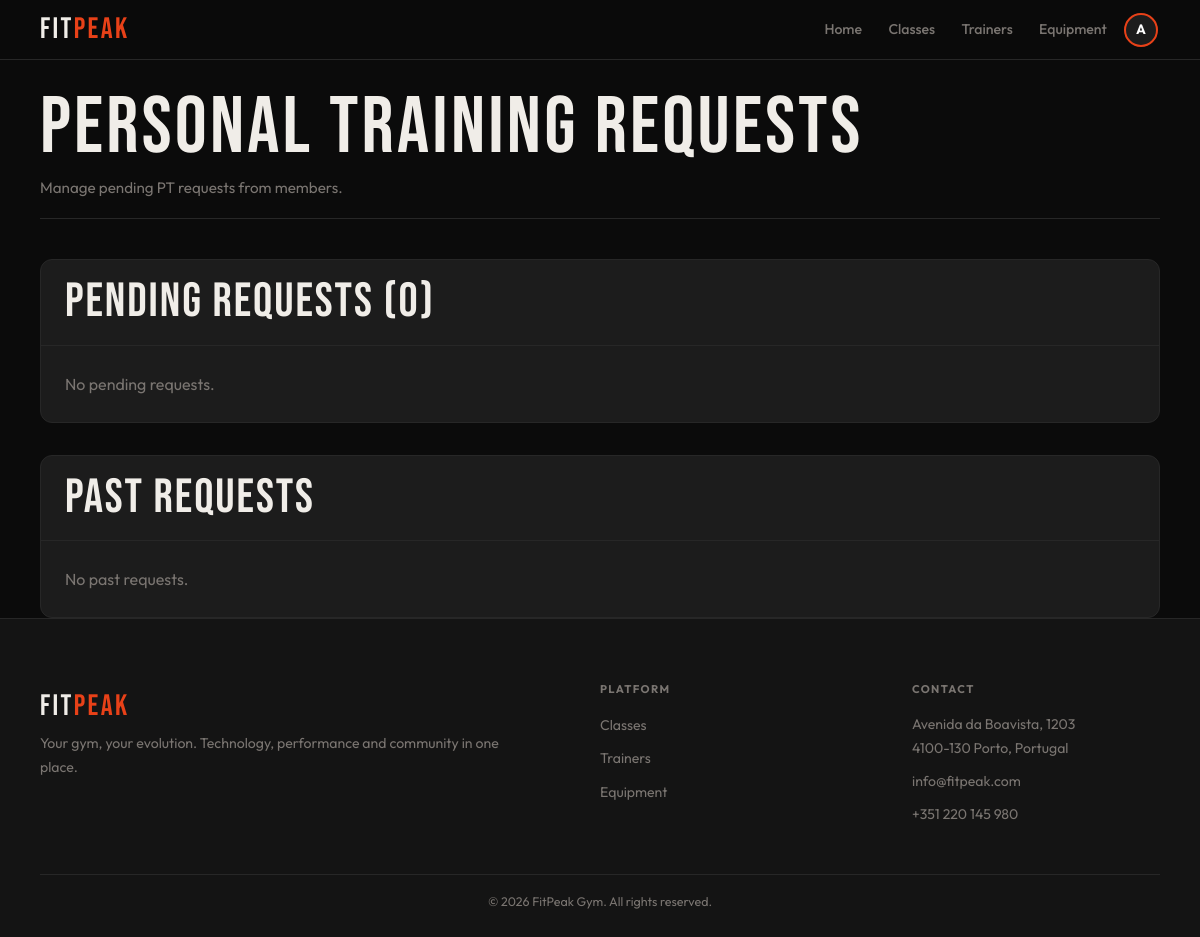
The app's page /trainer/pt_requests.php (signed in), older data.
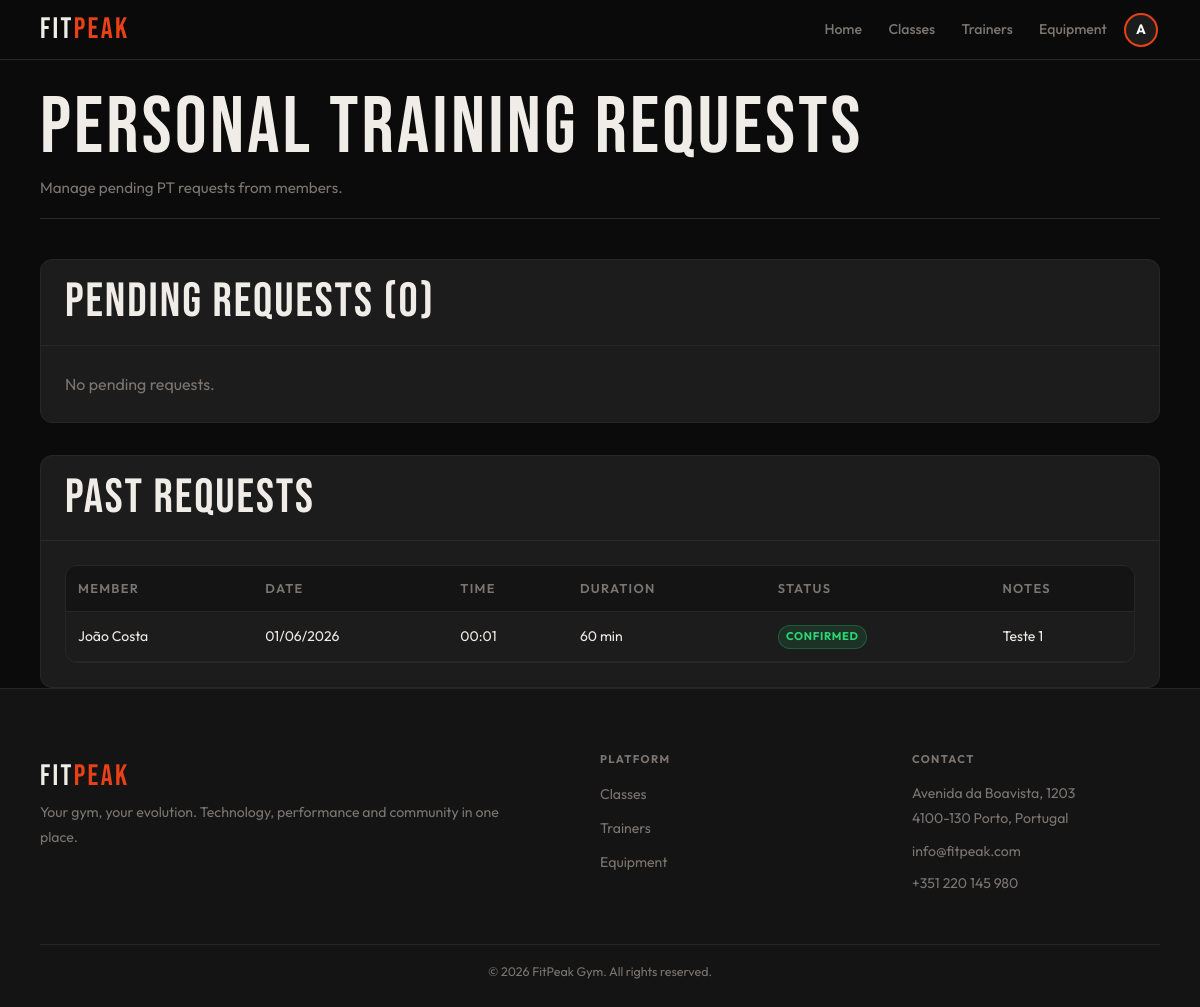
The same page, newer data.
### tables this page shows
CREATE TABLE personal_bookings (
    id INTEGER PRIMARY KEY AUTOINCREMENT,
    member_id INTEGER NOT NULL,
    trainer_id INTEGER NOT NULL,
    booking_date DATE NOT NULL,
    start_time TEXT NOT NULL,
    duration_min INTEGER DEFAULT 60,
    status TEXT DEFAULT 'pending' CHECK(status IN ('pending','confirmed','cancelled')),
    notes TEXT,
    created_at DATETIME DEFAULT CURRENT_TIMESTAMP,
    FOREIGN KEY(member_id) REFERENCES users(id) ON DELETE CASCADE,
    FOREIGN KEY(trainer_id) REFERENCES users(id) ON DELETE CASCADE
);

CREATE TABLE users (
    id INTEGER PRIMARY KEY AUTOINCREMENT,
    name TEXT NOT NULL,
    username TEXT UNIQUE NOT NULL,
    email TEXT UNIQUE NOT NULL,
    password TEXT NOT NULL,
    role TEXT NOT NULL DEFAULT 'member' CHECK(role IN ('member','trainer','admin')),
    photo TEXT DEFAULT NULL,
    active INTEGER NOT NULL DEFAULT 1,
    created_at DATETIME DEFAULT CURRENT_TIMESTAMP
, is_admin INTEGER NOT NULL DEFAULT 0);

### db/personal_bookings.php (called while the page is built, shortened)
<?php
function getTrainerPendingRequests($pdo, $trainerId) {
    $stmt = $pdo->prepare("
        SELECT pb.*, u.name AS member_name, u.email AS member_email
        FROM personal_bookings pb
        JOIN users u ON pb.member_id = u.id
        WHERE pb.trainer_id = ? AND pb.status = 'pending'
        ORDER BY pb.booking_date ASC, pb.start_time ASC
    ");
    $stmt->execute([$trainerId]);
    return $stmt->fetchAll(PDO::FETCH_ASSOC);
}
function getTrainerPastRequests($pdo, $trainerId, $limit = 10) {
    $stmt = $pdo->prepare("
        SELECT pb.*, u.name AS member_name
        FROM personal_bookings pb
        JOIN users u ON pb.member_id = u.id
        WHERE pb.trainer_id = ? AND pb.status IN ('confirmed', 'cancelled')
        ORDER BY pb.booking_date DESC, pb.start_time DESC
        LIMIT ?
    ");
    $stmt->execute([$trainerId, $limit]);
    return $stmt->fetchAll(PDO::FETCH_ASSOC);
}

### trainer/pt_requests.php (the view, shortened to what this page needs)
<?php
require_once '../includes/header.php';
require_once '../includes/footer.php';
require_once '../db/personal_bookings.php';
$pdo = getDatabaseConnection();
$trainerId = $_SESSION['user_id'];
$pendingRequests = getTrainerPendingRequests($pdo, $trainerId);
$pastRequests = getTrainerPastRequests($pdo, $trainerId, 10);
output_header('pt_requests.css');
?>
<main class="main">
    <div class="container">
        <header class="page-header">
            <h1>Personal Training Requests</h1>
            <p>Manage pending PT requests from members.</p>
        </header>
        <div class="card">
            <div class="card-head">
                <h2>Pending Requests (<?= count($pendingRequests) ?>)</h2>
            </div>
            <div class="card-body">
                <?php if (empty($pendingRequests)): ?>
                    <p class="text-muted">No pending requests.</p>
                <?php endif; ?>
            </div>
        </div>
        <div class="card" id ="past-requests">
            <div class="card-head">
                <h2>Past Requests</h2>
            </div>
            <div class="card-body">
                <?php if (empty($pastRequests)): ?>
                    <p class="text-muted">No past requests.</p>
                <?php else: ?>
                    <div class="table-wrap">
                        <table class="requests-table">
                            <thead><tr><th>Member</th><th>Date</th><th>Time</th><th>Duration</th><th>Status</th><th>Notes</th></tr></thead>
                            <tbody>
                                <?php foreach ($pastRequests as $req): ?>
                                    <tr>
                                        <td><?= htmlspecialchars($req['member_name']) ?></td>
                                        <td><?= date('d/m/Y', strtotime($req['booking_date'])) ?></td>
                                        <td><?= htmlspecialchars($req['start_time']) ?></td>
                                        <td><?= $req['duration_min'] ?> min</td>
                                        <td><?= $req['status'] === 'confirmed' ? '<span class="badge badge-success">Confirmed</span>' : '<span class="badge badge-danger">Cancelled</span>' ?></td>
                                        <td><?= htmlspecialchars($req['notes'] ?: '—') ?></td>
                                    </tr>
                                <?php endforeach; ?>
                            </tbody>
                        </table>
                    </div>
                <?php endif; ?>
            </div>
        </div>
    </div>
</main>
<?php output_footer(); ?>

### includes/header.php (shortened to what this page needs)
<?php
if (!function_exists('output_header')) {
    function output_header($pageCss) {
        $loggedIn = isset($_SESSION['user_id']);
        $userName = $_SESSION['user_name'] ?? '';
        $userRole = $_SESSION['role'] ?? '';
        $userPhoto = $_SESSION['user_photo'] ?? null;
        $userIsAdmin = !empty($_SESSION['is_admin']) || $userRole === 'admin';
        $currentPath = $_SERVER['PHP_SELF'] ?? '';
        $isAdminArea = strpos($currentPath, '/admin/') !== false;
        $avatarHtml = '';
        if ($loggedIn) {
            $initial = strtoupper(substr($userName, 0, 1));
            if (!empty($userPhoto)) {
                $avatarHtml = '<img src="' . htmlspecialchars($userPhoto) . '" alt="' . htmlspecialchars($userName) . '" class="avatar-img">';
            } else {
                $avatarHtml = '<span class="avatar-initial">' . htmlspecialchars($initial) . '</span>';
            }
        }
        if ($loggedIn && $isAdminArea && $userIsAdmin) {
            $headerArea = 'admin';
        } elseif ($loggedIn && $userRole === 'member') {
            $headerArea = 'member';
        } elseif ($loggedIn && $userRole === 'trainer') {
            $headerArea = 'trainer';
        } elseif ($loggedIn && $userRole === 'admin') {
            $headerArea = 'admin';
        } else {
            $headerArea = 'public';
        }
        if ($headerArea === 'member') {
            $logoLink = '../member/dashboard.php';
            $profileLink = '../member/profile.php';
        } elseif ($headerArea === 'trainer') {
            $logoLink = '../trainer/dashboard.php';
        } elseif ($headerArea === 'admin') {
            $logoLink = '../admin/dashboard.php';
            $profileLink = '../admin/profile.php';
        } else {
            $logoLink = '../index.php';
            $profileLink = '../pages/login.php';
        }
?>
<!DOCTYPE html>
<html lang="en">
<head>
    <link rel="stylesheet" href="../css/base.css">
    <link rel="stylesheet" href="../css/components.css">
    <link rel="stylesheet" href="../css/pages/<?= htmlspecialchars($pageCss) ?>">
</head>
<body>
<header>
    <nav class="navbar" aria-label="Main navigation">
        <a href="<?= htmlspecialchars($logoLink) ?>" class="logo">FIT<span>PEAK</span></a>
        <ul class="nav-menu">
            <?php if ($headerArea === 'member'): ?>
                <li><a href="../member/dashboard.php">Home</a></li>
                <li><a href="../member/classes.php">Classes</a></li>
                <li><a href="../member/trainers.php">Trainers</a></li>
                <li><a href="../member/equipment.php">Equipment</a></li>
                <?php if ($userIsAdmin): ?>
                    <li><a href="../pages/choose_area.php" class="nav-login">Switch Area</a></li>
                <?php endif; ?>
                <li class="nav-avatar">
                    <a href="../member/profile.php" class="avatar-link" title="My Profile">
                        <div class="avatar">
                            <?= $avatarHtml ?>
                        </div>
                    </a>
                </li>
            <?php elseif ($headerArea === 'trainer'): ?>
                <li><a href="../trainer/dashboard.php">Home</a></li>
                <li><a href="../trainer/classes.php">Classes</a></li>
                <li><a href="../trainer/trainers.php">Trainers</a></li>
                <li><a href="../trainer/equipment.php">Equipment</a></li>
                <li class="nav-avatar">
                    <a href="../trainer/profile.php" class="avatar-link" title="My Profile">
                        <div class="avatar">
                            <?= $avatarHtml ?>
                        </div>
                    </a>
                </li>
            <?php endif; ?>
        </ul>
    </nav>
</header>
<?php
    }
}
?>

### includes/footer.php
<?php
function output_footer($basePath = '') { ?>
    <footer class="site-footer">
        <div class="container">
            <div class="footer-grid">
                <div class="footer-box">
                    <span class="logo">FIT<span>PEAK</span></span>
                    <p>Your gym, your evolution. Technology, performance and community in one place.</p>
                </div>
                <div class="footer-box">
                    <h3>Platform</h3>
                    <ul>
                        <li><a href="<?= $basePath ?>classes.php">Classes</a></li>
                        <li><a href="<?= $basePath ?>trainers.php">Trainers</a></li>
                        <li><a href="<?= $basePath ?>equipment.php">Equipment</a></li>
                    </ul>
                </div>
                <div class="footer-box">
                    <h3>Contact</h3>
                    <p>Avenida da Boavista, 1203<br>4100-130 Porto, Portugal</p>
                    <p>info@fitpeak.com</p>
                    <p>+351 220 145 980</p>
                </div>
            </div>
            <div class="footer-bottom">
                <p>&copy; 2026 FitPeak Gym. All rights reserved.</p>
            </div>
        </div>
    </footer>
    </body>
    </html>
<?php } ?>

### css/base.css (style rules this page uses)
:root { --bg: #0b0b0b; --surface: #141414; --card: #1c1c1c; --border: #272727; --accent: #e84118; --accent-glow: rgba(232, 65, 24, 0.28); --text: #f0ede8; --muted: #7a7571; --success: #2ed573; --warning: #ffa502; --danger: #ff4757; --info: #1e90ff; --ff-display: 'Bebas Neue', sans-serif; --ff-body: 'Outfit', sans-serif; --sp-xs: 0.25rem; --sp-sm: 0.5rem; --sp-md: 1rem; --sp-lg: clamp(1rem, 3vw, 1.5rem); --sp-xl: clamp(1.5rem, 5vw, 2.5rem); --sp-2xl: clamp(2rem, 7vw, 4rem); --nav-h: 60px; --r-sm: 6px; --r-md: 12px; --r-pill: 999px; --touch: 44px; --max-w: 1200px; --shadow-a: 0 0 24px var(--accent-glow); --t: 0.22s cubic-bezier(0.4, 0, 0.2, 1); }
*, *::before, *::after { box-sizing: border-box; margin: 0; padding: 0; }
html { font-size: 16px; scroll-behavior: smooth; -webkit-text-size-adjust: 100%; }
body { font-family: var(--ff-body); background: var(--bg); color: var(--text); line-height: 1.6; min-height: 100dvh; display: flex; flex-direction: column; overflow-x: hidden; }
a { color: inherit; text-decoration: none; }
ul, ol { list-style: none; }
h1, h2, h3, h4, h5, h6 { font-family: var(--ff-display); letter-spacing: 0.04em; line-height: 1.1; font-weight: 400; }
h1 { font-size: clamp(2.2rem, 7vw, 5rem); }
h2 { font-size: clamp(1.6rem, 5vw, 3rem); }
h3, h4 { font-size: clamp(1rem, 2.5vw, 1.2rem); font-family: var(--ff-body); font-weight: 600; }
p { line-height: 1.75; }
.container { width: 100%; max-width: var(--max-w); margin-inline: auto; padding-inline: var(--sp-md); }
.main { flex: 1; padding-top: var(--nav-h); }
.text-muted { color: var(--muted); }
@media (min-width: 640px) { .container { padding-inline: var(--sp-lg); } }
@media (min-width: 1024px) { .container { padding-inline: var(--sp-xl); } }

### css/pages/pt_requests.css (style rules this page uses)
.requests-table { width: 100%; border-collapse: collapse; }
.requests-table th, .requests-table td { padding: 0.75rem; text-align: left; border-bottom: 1px solid var(--border); }
.requests-table th { color: var(--muted); font-weight: 600; font-size: 0.8rem; }
#past-requests { margin-top: 2rem; }

Row changes from the older to the newer data that the page shows:
added personal_bookings: member.name "João Costa", booking_date "01/06/2026", start_time "00:01", duration_min "60", status "CONFIRMED", notes "Teste 1"
Text that changed along with them:
text no longer shown: "No past requests."
text now shown: "MEMBER DATE TIME DURATION STATUS NOTES"
